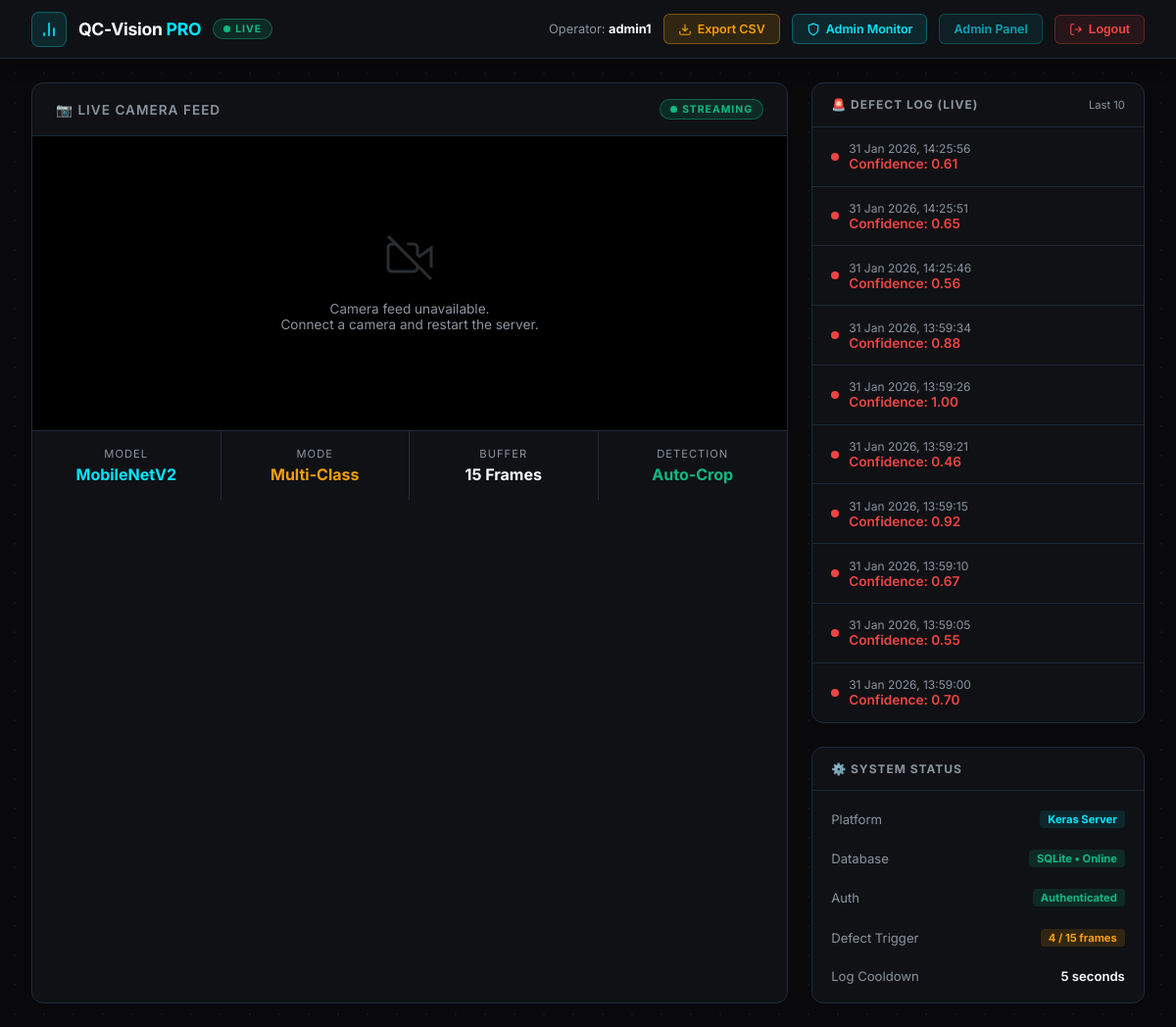
The app's page / (signed in), older data.
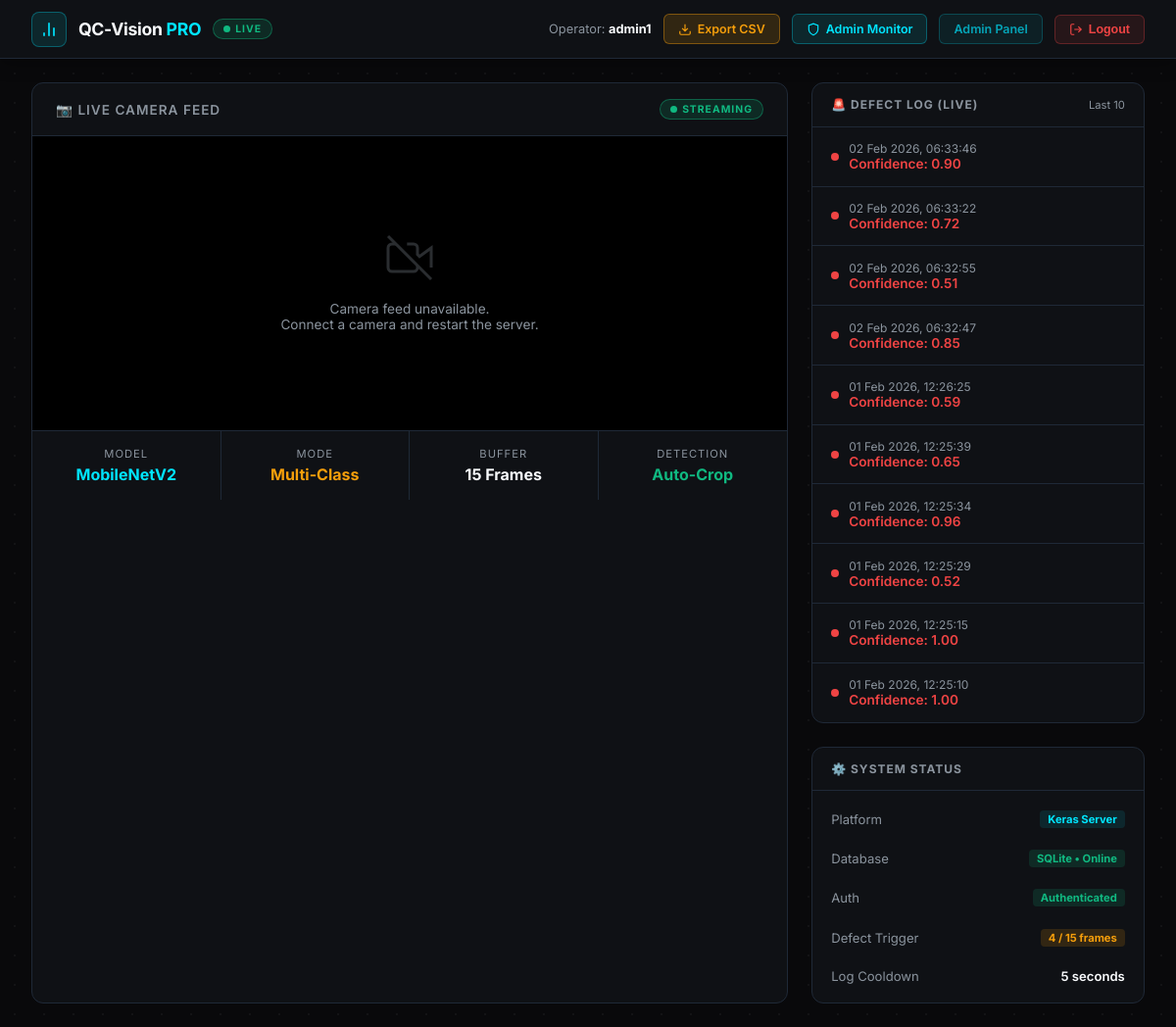
The same page, newer data.
### detector/models.py (models this page shows, shortened)
class DefectLog(models.Model):
    timestamp = models.DateTimeField(default=timezone.now)
    event_type = models.CharField(max_length=50, default="DEFECT_DETECTED")
    confidence = models.FloatField(help_text="AI Confidence Score (0-1)")

### detector/views.py (the view)
# urls.py: path('', views.index, name='index'),
@login_required
def index(request):
    recent_logs = DefectLog.objects.order_by('-timestamp')[:10]
    return render(request, 'detector/dashboard.html', {'logs': recent_logs})

### detector/templates/detector/dashboard.html (shortened to what the changed rows need)
{% load static %}
<!DOCTYPE html>
<html lang="en">
<head>
</head>
<body>
    <div class="main-content">
        <div class="sidebar">
            <div class="side-card">
                <ul class="defect-list">
                    {% for log in logs %}
                    <li class="defect-item">
                        <div class="defect-dot"></div>
                        <div class="defect-info">
                            <div class="defect-time">{{ log.timestamp|date:"d M Y, H:i:s" }}</div>
                            <div class="defect-conf">Confidence: {{ log.confidence|floatformat:2 }}</div>
                        </div>
                    </li>
                    {% empty %}
                    <li class="no-defects">
                        <svg width="32" height="32" fill="none" stroke="currentColor" stroke-width="1.5" viewBox="0 0 24 24"><path d="M9 12l2 2 4-4m6 2a9 9 0 11-18 0 9 9 0 0118 0z"/></svg>
                        No defects recorded yet.<br>All bottles are passing.
                    </li>
                    {% endfor %}
                </ul>
            </div>
        </div>
    </div>
</body>
</html>

Row changes from the older to the newer data that the page shows:
no longer on this page (row unchanged): DefectLog: timestamp "31 Jan 2026, 14:25:56", confidence "0.61"
no longer on this page (row unchanged): DefectLog: timestamp "31 Jan 2026, 14:25:51", confidence "0.65"
no longer on this page (row unchanged): DefectLog: timestamp "31 Jan 2026, 14:25:46", confidence "0.56"
no longer on this page (row unchanged): DefectLog: timestamp "31 Jan 2026, 13:59:34", confidence "0.88"
no longer on this page (row unchanged): DefectLog: timestamp "31 Jan 2026, 13:59:26", confidence "1.00"
no longer on this page (row unchanged): DefectLog: timestamp "31 Jan 2026, 13:59:21", confidence "0.46"
no longer on this page (row unchanged): DefectLog: timestamp "31 Jan 2026, 13:59:15", confidence "0.92"
no longer on this page (row unchanged): DefectLog: timestamp "31 Jan 2026, 13:59:10", confidence "0.67"
no longer on this page (row unchanged): DefectLog: timestamp "31 Jan 2026, 13:59:05", confidence "0.55"
no longer on this page (row unchanged): DefectLog: timestamp "31 Jan 2026, 13:59:00", confidence "0.70"
added DefectLog: timestamp "02 Feb 2026, 06:33:46", confidence "0.90"
added DefectLog: timestamp "02 Feb 2026, 06:33:22", confidence "0.72"
added DefectLog: timestamp "02 Feb 2026, 06:32:55", confidence "0.51"
added DefectLog: timestamp "02 Feb 2026, 06:32:47", confidence "0.85"
added DefectLog: timestamp "01 Feb 2026, 12:26:25", confidence "0.59"
added DefectLog: timestamp "01 Feb 2026, 12:25:39", confidence "0.65"
added DefectLog: timestamp "01 Feb 2026, 12:25:34", confidence "0.96"
added DefectLog: timestamp "01 Feb 2026, 12:25:29", confidence "0.52"
added DefectLog: timestamp "01 Feb 2026, 12:25:15", confidence "1.00"
added DefectLog: timestamp "01 Feb 2026, 12:25:10", confidence "1.00"
